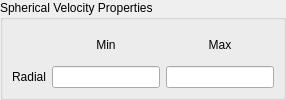
<?xml version="1.0" encoding="UTF-8"?>
<ui version="4.0">
 <class>VelocityPanelSphere</class>
 <widget class="QWidget" name="VelocityPanelSphere">
  <layout class="QVBoxLayout" name="rootLayout">
   <property name="leftMargin"><number>0</number></property>
   <property name="topMargin"><number>0</number></property>
   <property name="rightMargin"><number>0</number></property>
   <property name="bottomMargin"><number>0</number></property>
   <item>
    <widget class="QGroupBox" name="VelocityProperties">
     <property name="title">
      <string>Spherical Velocity Properties</string>
     </property>
     <layout class="QGridLayout" name="boxLayout">
      <item row="0" column="1">
       <widget class="QLabel" name="labelMin"><property name="text"><string>Min</string></property><property name="alignment"><set>Qt::AlignCenter</set></property></widget>
      </item>
      <item row="0" column="2">
       <widget class="QLabel" name="labelMax"><property name="text"><string>Max</string></property><property name="alignment"><set>Qt::AlignCenter</set></property></widget>
      </item>
      <item row="1" column="0">
       <widget class="QLabel" name="labelRadial"><property name="text"><string>Radial</string></property></widget>
      </item>
      <item row="1" column="1">
       <widget class="QLineEdit" name="SphereRadialMin"/>
      </item>
      <item row="1" column="2">
       <widget class="QLineEdit" name="SphereRadialMax"/>
      </item>
     </layout>
    </widget>
   </item>
  </layout>
 </widget>
 <resources/>
 <connections/>
</ui>
